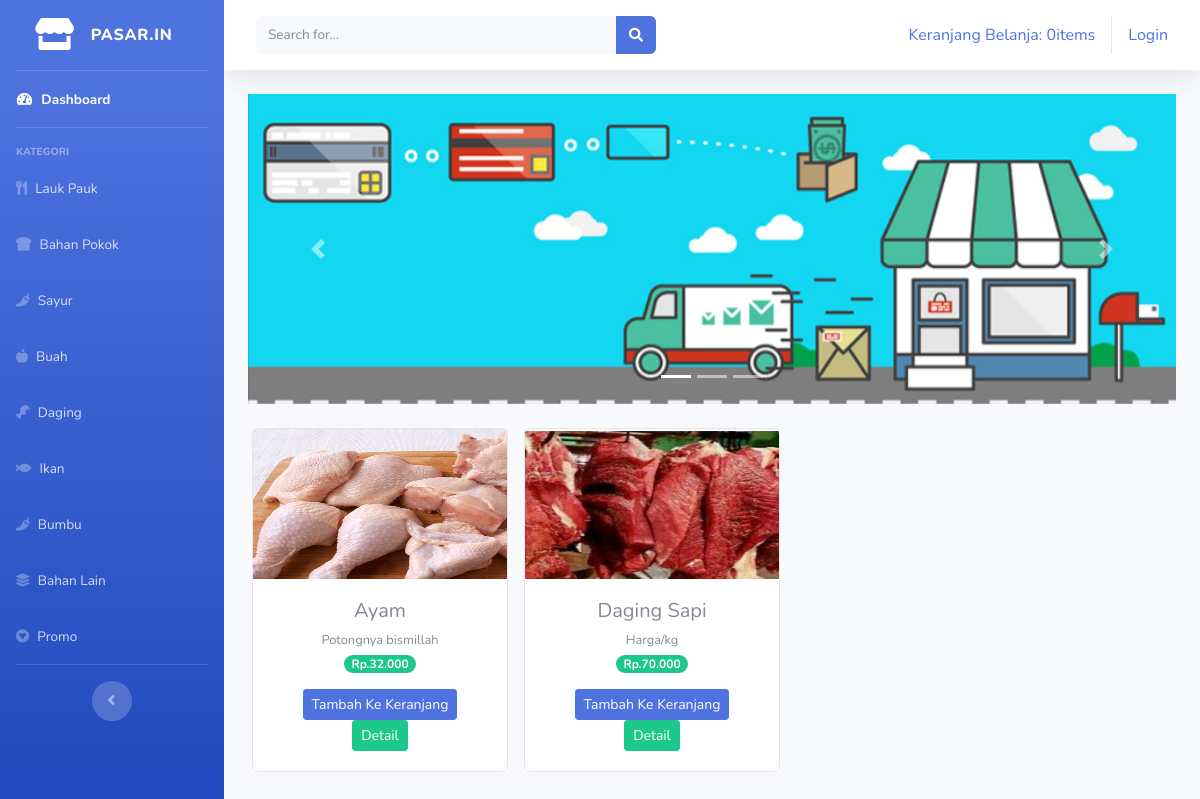
The page /index.php/kategori/daging on the database its author committed.
### tables this page shows
CREATE TABLE `tb_barang` (
  `id_brg` int(11) NOT NULL,
  `nama_brg` varchar(120) NOT NULL,
  `keterangan` varchar(225) NOT NULL,
  `kategori` varchar(60) NOT NULL,
  `harga` int(11) NOT NULL,
  `stok` int(4) NOT NULL,
  `gambar` text NOT NULL
);

### application/controllers/kategori.php (called while the page is built, shortened)
<?php
class Kategori extends CI_Controller{
    public function daging()
    {
        $data['daging'] = $this->model_kategori->data_daging()->result();
        $this->load->view('templates/header');
        $this->load->view('templates/sidebar');
        $this->load->view('daging',$data);
        $this->load->view('templates/footer');
    }
}

### index.php (called while the page is built, shortened)
<?php
require_once BASEPATH.'core/CodeIgniter.php';

### application/models/model_kategori.php (called while the page is built, shortened)
<?php
   class Model_kategori extends CI_Model
   {
      public function data_daging(){
         return $this->db->get_where("tb_barang",array('kategori' => 'daging'));
      }
   }

### application/views/daging.php (the view, shortened to what this page needs)
<div class="container-fluid">
    <div id="carouselExampleIndicators" class="carousel slide" data-ride="carousel">
            <ol class="carousel-indicators">
                <li data-target="#carouselExampleIndicators" data-slide-to="0" class="active"></li>
                <li data-target="#carouselExampleIndicators" data-slide-to="1"></li>
                <li data-target="#carouselExampleIndicators" data-slide-to="2"></li>
            </ol>
            <div class="carousel-inner">
                <div class="carousel-item active">
                    <img src="<?php echo base_url('assets/img/slider1.jpg') ?>" class="d-block w-100" alt="...">
                </div>
            </div>
            <a class="carousel-control-prev" href="#carouselExampleIndicators" role="button" data-slide="prev">
                <span class="carousel-control-prev-icon" aria-hidden="true"></span>
            </a>
            <a class="carousel-control-next" href="#carouselExampleIndicators" role="button" data-slide="next">
                <span class="carousel-control-next-icon" aria-hidden="true"></span>
            </a>
    </div>
    <div class="row text-center mt-4">
        <?php foreach ($daging as $brg) : ?>
            <div class="card ml-3 mb-3" style="width: 16rem;">
                <img src="<?php echo base_url().'/uploads/'.$brg->gambar ?>" class="card-img-top" alt="..." style="width:254px; height:150px;">
                <div class="card-body">
                    <h5 class="card-title mb-1 "><?php  echo $brg->nama_brg ?></h5>
                    <small><?php  echo $brg->keterangan ?></small><br>
                    <span class="badge badge-pill badge-success mb-3">Rp.<?php  echo number_format($brg->harga, 0,',','.')  ?></span><br>
                    <?php echo anchor('dashboard/tambah_ke_keranjang/' .$brg->id_brg,'<div class="btn btn-sm btn-primary"> Tambah Ke Keranjang </div>') ?>
                    <?php echo anchor('dashboard/detail/' .$brg->id_brg,'<div class="btn btn-sm btn-success"> Detail </div>') ?>
                </div>
            </div>
        <?php endforeach; ?>
    </div>
</div>

### rows shown on the page
tb_barang: gambar (picture), nama_brg "Ayam", keterangan "Potongnya bismillah", harga "32.000", id_brg "Tambah Ke Keranjang", id_brg "Detail"
tb_barang: gambar (picture), nama_brg "Daging Sapi", keterangan "Harga/kg", harga "70.000", id_brg "Tambah Ke Keranjang", id_brg "Detail"

### other values the page prints
anchor('dashboard/detail_keranjang', $keranjang ) "Keranjang Belanja: 0items"
anchor('auth/login','Login') "Login"
